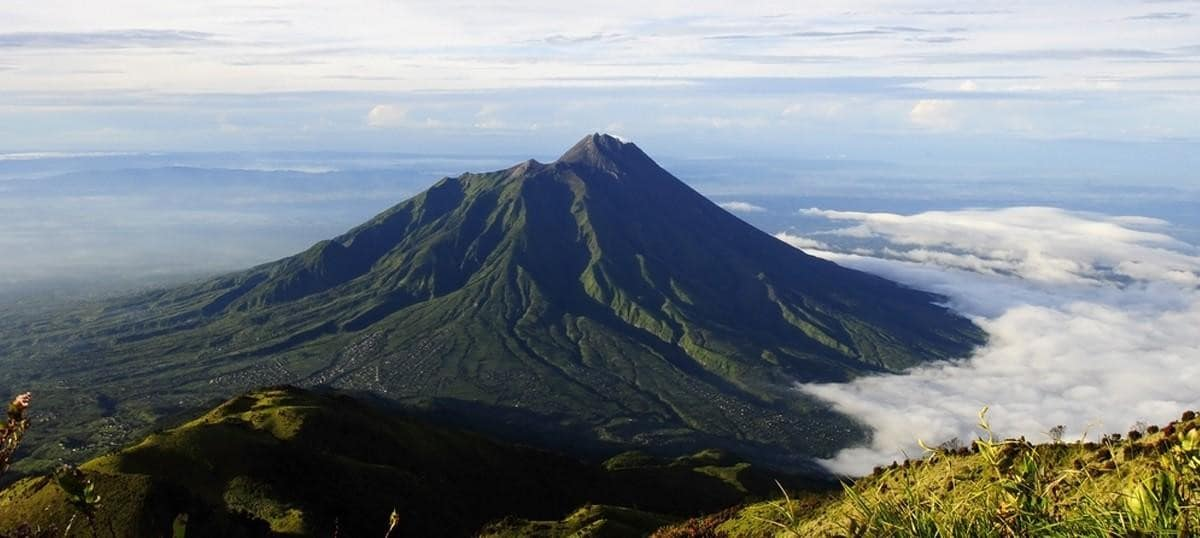
#> input picture Python_42_bootcamp/numpy/merapi.jpeg, 1200 x 538 px
$ python ScrapBooker.py
#> lines starting #> are read from the running program, lines starting #| are printed output that depends on the picture
### Python_42_bootcamp/numpy/ImageProcessor.py
import matplotlib.pyplot as plt
import matplotlib.image as mpimg
import numpy as np

class ImageProcessor():
    def load(self, path):
#> called with path = 'merapi.jpeg'
        pic = mpimg.imread(path)
#> pic is the input picture: shape (538, 1200, 3); mean R, G, B 123.7, 131.4, 136.7
        height = format(pic.shape[0])
#> height = '538'
        width = format(pic.shape[1])
#> width = '1200'

        print("Height: %s\nWidth: %s" % (height, width))
#| Height: 538
#| Width: 1200
#| (538, 1200, 3)

        array = np.array(pic)
        return array

    # [5 lines left out: function display, not called in this run]

### Python_42_bootcamp/numpy/ScrapBooker.py
import ImageProcessor
import matplotlib.pyplot as plt
import matplotlib.image as mpimg
import numpy as np

class ScrapBooker():
    def crop(self, array, dimensions, position = (0, 0)):
        while dimensions[0] > len(array) or dimensions[1] > len(array[0]):
            print("Error, cropped dimensions are superior to image size")
            dimensions = input("Enter a new dimensions tuple below\n")

        cropped_array = array[position[0]:dimensions[0], position[1]:dimensions[1]]

        return cropped_array


    def thin(self, array, n, axis):
        thin_arr = np.delete(array, np.s_[::n], axis)
        print(len(thin_arr))
        print(len(thin_arr[0]))
        return thin_arr


    def juxtapose(self, array, n, axis):
        new_arr = array
        for i in range(n):
            new_arr = np.concatenate((new_arr, array), axis)

        return new_arr

    def mosaic(self, array, dimensions):
#> called with dimensions = (4, 2, 1)
        new_arr = np.tile(A = array, reps = dimensions)
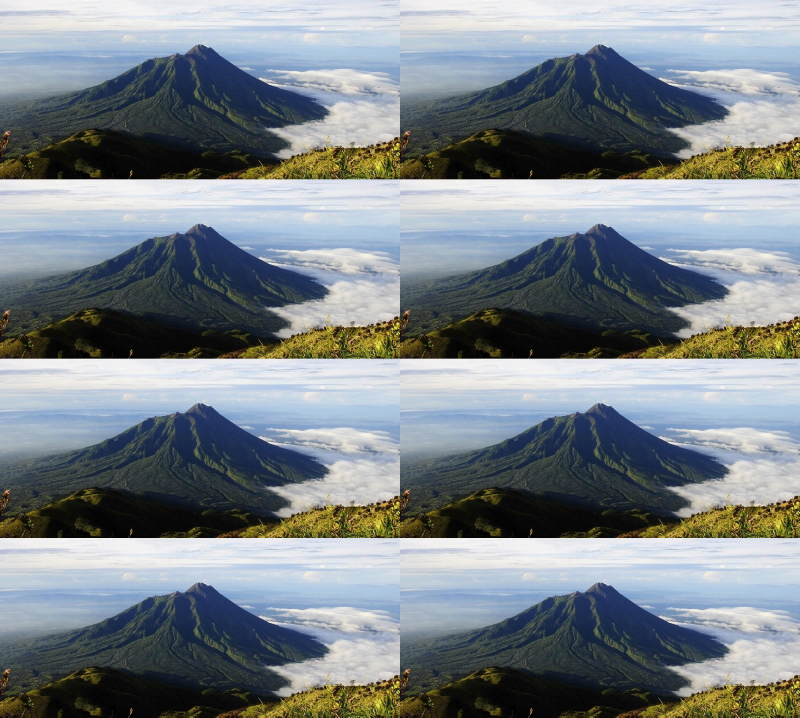
#> new_arr: shape (2152, 2400, 3) (shown at 1/3 size); mean R, G, B 123.7, 131.4, 136.7

        return new_arr


merapi = ImageProcessor.ImageProcessor()

array = merapi.load("merapi.jpeg")
print(np.shape(array))

test = ScrapBooker()

crp = test.mosaic(array, (4, 2, 1))
crp_plot = plt.imshow(crp)
plt.show()
